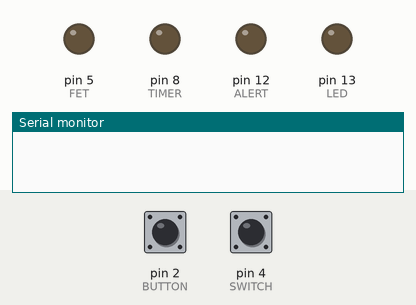
The sketch below on a simulated Arduino Uno, built with avr-gcc and run on an emulated ATmega328P. On the bench: output pins drawn as LEDs (lit = HIGH), the last lines printed to the serial monitor. The inputs (shaded band) are chosen by the test bench; at power-on: pin 2 (BUTTON) LOW, pin 4 (SWITCH) HIGH.

Above: at 1.2 s.
1.3 s: pin 2 (BUTTON) pulled HIGH for 0.15 s
At 2.0 s:
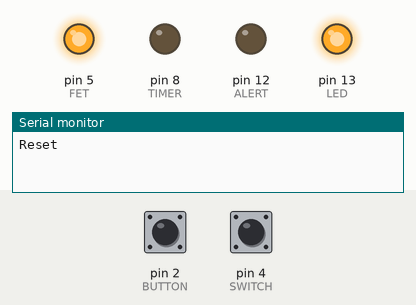
2.9 s: pin 4 (SWITCH) pulled LOW for 0.15 s
At 2.97 s:
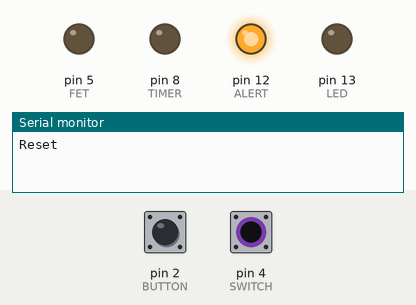
4.5 s: pin 2 (BUTTON) pulled HIGH for 3.2 s
At 6.4 s:
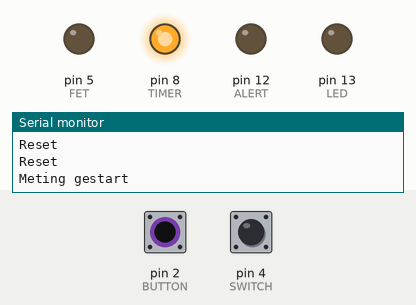
9.2 s: pin 4 (SWITCH) pulled LOW for 1 s
At 11.2 s:
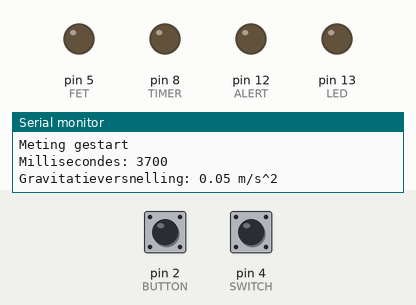
11.7 s: pin 4 (SWITCH) pulled LOW for 3.2 s
At 12.3 s:
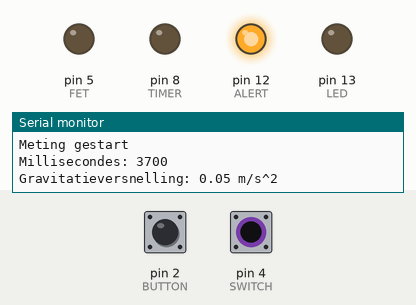
16.4 s: pin 2 (BUTTON) pulled HIGH for 1 s
At 17.1 s:
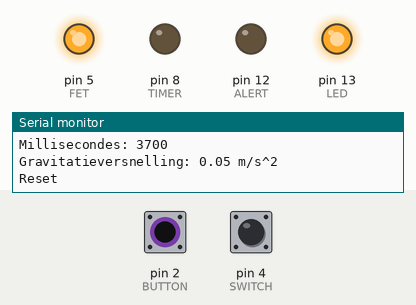
Timing chart, 0 to 27.9 s (numbered marks = the images above; inputs shaded):
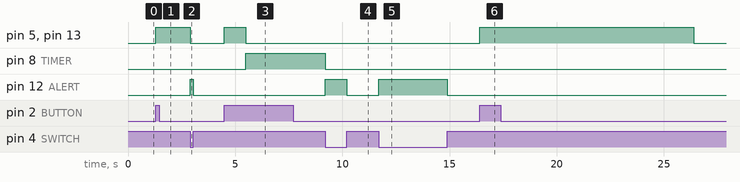

Measured:
- after the input at 1.3 s, pin 5 (FET), pin 13 (LED): LOW → HIGH at once
- after the input at 2.9 s, pin 5 (FET), pin 13 (LED): HIGH → LOW at once; pin 12 (ALERT): LOW → HIGH at once, → LOW 0.15 s later
- after the input at 4.5 s, pin 5 (FET), pin 13 (LED): LOW → HIGH at once, → LOW 1.0 s later; pin 8 (TIMER): LOW → HIGH after 1.0 s
- after the input at 9.2 s, pin 8 (TIMER): HIGH → LOW at once; pin 12 (ALERT): LOW → HIGH at once, → LOW 1.0 s later
- after the input at 11.7 s, pin 12 (ALERT): LOW → HIGH at once, → LOW 3.2 s later
- after the input at 16.4 s, pin 5 (FET), pin 13 (LED): LOW → HIGH at once, → LOW 10.0 s later

The sketch:

valversnelling.ino
```cpp
/*
Valproef - Meet de tijd dat het duurt om een metalen kogeltje een bepaalde afstand te laten vallen.
Versie 1.1
*/

// Pin 13 is verbonden met een LED, pin 4 met de schakelaar.
#define LED 13	//De LED die aangeeft of de opstelling klaar is voor een meting.
#define FET 5		//De FET. Door deze aan of uit te zetten kan de spoel wel of niet onder spanning worden gezet.
#define SWITCH 4	//De schakelaar waar het kogeltje op valt.
#define BUTTON 2	//De drukknop die gebruikt wordt voor het resetten en het starten van de meting.
#define ALERT 12	//Deze LED is het waarschuwingslampje dat aan gaat als de schakelaar open is.
#define TIMER 8	//De externe timer die gebruikt wordt om de valtijd op te meten.

unsigned long starttime; //De tijd in millisecondes op het moment dat de meting begint en het kogeltje wordt losgelaten.
unsigned long lastResetTime; //De tijd in millisecondes dat de opstelling voor het laatst is gereset.
boolean ballDropped = false; //De vlag die aangeeft of het kogeltje aan het vallen is.
boolean isSet = false; //De vlag die aangeeft of de opstelling klaar is voor een meting.

void setup()
{
  // Initialiseer de Serial met een snelheid van 9600 baud.
  Serial.begin(9600);
  Serial.flush();

  // Initialiseer de output en input pins.
  pinMode(LED, OUTPUT);
  pinMode(FET, OUTPUT);
  pinMode(TIMER, OUTPUT);
  pinMode(BUTTON, INPUT);
  pinMode(SWITCH, INPUT);
  pinMode(ALERT, OUTPUT);

  digitalWrite(FET, LOW); //Stuur een laag signaal naar de FET zodat de spoel niet aan staat.
}


void loop()
{
  if (millis() - lastResetTime > 10000)
  {
    unset();
  }
  // Als de bal al losgelaten is hoeft de knop niet meer gecheckt te worden, maar dan moet de schakelaar gecheckt worden.
  checkButton();
  checkSwitch();
}

void checkButton()
{
  /*
  Als de bal aan het vallen is wordt de functie vroegtijdig afgebroken.
  Als de knop niet is ingedrukt gebeurt er eveneens niets.
  */
  if (ballDropped)
  {
    return;
  }

  if (digitalRead(BUTTON) == HIGH)
  {
    if (isSet)
    {
      dropBall();
    } else
    {
      reset();
    }
  }
}

void dropBall()
{
  Serial.println("Meting gestart");
  ballDropped = true;
  starttime = millis(); //Start interne timer.
  digitalWrite(TIMER, HIGH); //Start externe timer.
  unset();
}


void checkSwitch()
{
  if (digitalRead(SWITCH) == LOW)
  {
    if (ballDropped)
    {
      digitalWrite(TIMER, LOW); // Stop de externe timer.
      unsigned int delta = millis() - starttime; // Meet de interne verlopen tijd.
      ballDropped = false;
      Serial.print("Millisecondes: "); // Zend de waarde van de interne timer naar de Serial.
      Serial.println(delta);
      float seconds = float(delta)/1000.0; //De millisecondes worden omgerekend naar hele secondes.
      Serial.print("Gravitatieversnelling: ");
      Serial.print(((2*0.335)/(seconds*seconds))); //Hier wordt de gravitatieversnelling uitgerekend met de formule. 0.335 is de afstand die het kogeltje heeft afgelegd.
      Serial.println(" m/s^2");
    }
    digitalWrite(ALERT, HIGH); //De rode LED wordt aangezet.
    unset();	//De opstelling wordt gereset.
  } else
  {
    digitalWrite(ALERT, LOW);
  }
}

void switchOpened()
{
  ballDropped = false; //Dit reset de opstelling, de knop wordt weer gecheckt en de schakelaar niet meer.
  //TODO Stop externe timer.
  unsigned int delta = millis() - starttime;
  Serial.print("Milliseconds passed: "); //Zend de waarde van de interne timer naar de Serial.
  Serial.println(delta);
}

void reset()
{
  if (digitalRead(SWITCH) == LOW)
  {
    Serial.println("Sluit de schakelaar");
  } else
  {
    Serial.println("Reset");
    digitalWrite(LED, HIGH);
    digitalWrite(FET, HIGH);
    lastResetTime = millis();
    isSet = true;
  }
  delay(1000);
}


void unset()
{
  digitalWrite(LED, LOW);
  digitalWrite(FET, LOW);
  isSet = false;
}
```
